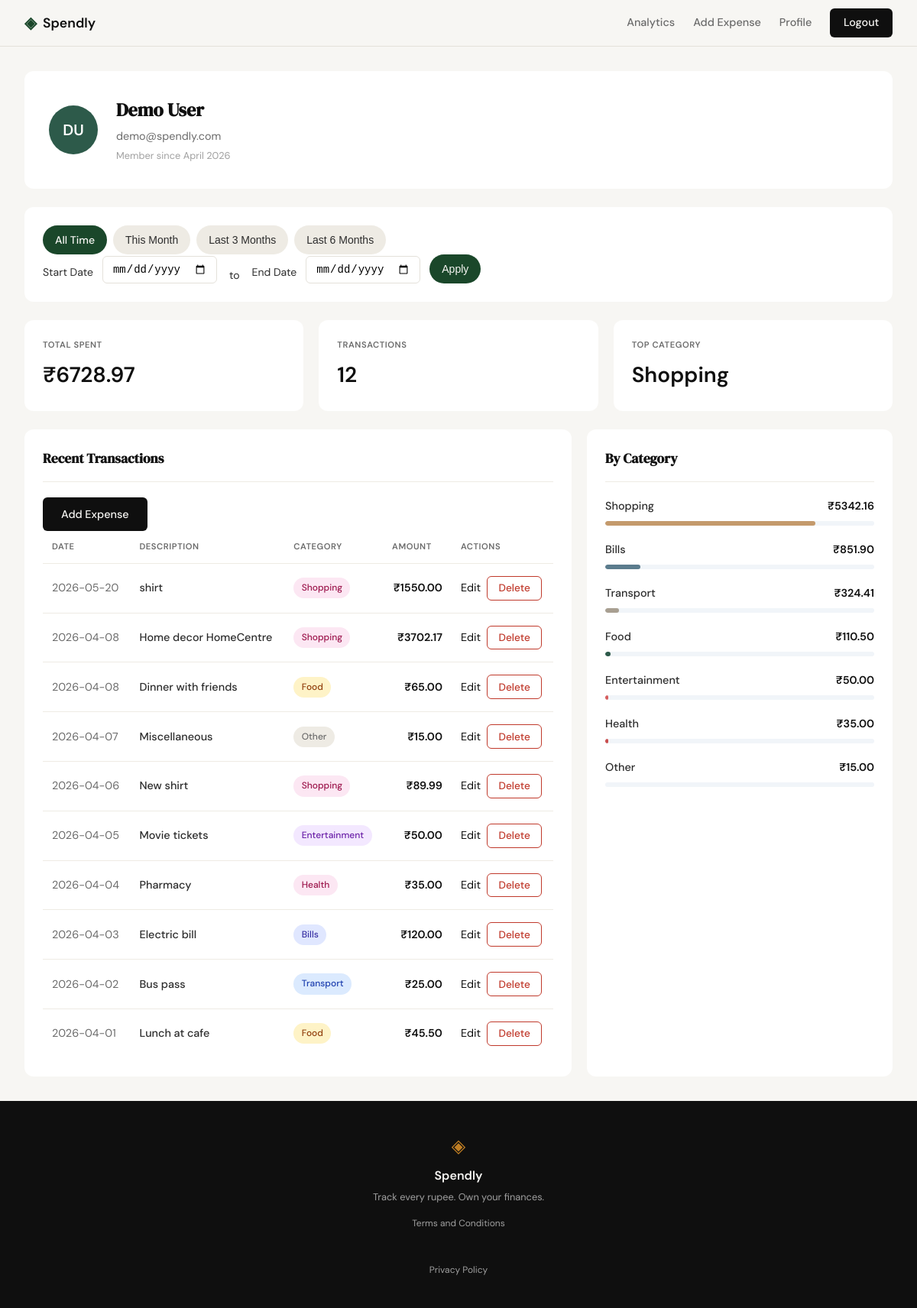
Screenshot of /profile (signed in) with the database file from the repository.
### tables this page shows
CREATE TABLE users (
            id INTEGER PRIMARY KEY AUTOINCREMENT,
            name TEXT NOT NULL,
            email TEXT UNIQUE NOT NULL,
            password_hash TEXT NOT NULL,
            created_at TEXT DEFAULT (datetime('now'))
        );

CREATE TABLE expenses (
            id INTEGER PRIMARY KEY AUTOINCREMENT,
            user_id INTEGER NOT NULL,
            amount REAL NOT NULL,
            category TEXT NOT NULL,
            date TEXT NOT NULL,
            description TEXT,
            created_at TEXT DEFAULT (datetime('now')),
            FOREIGN KEY (user_id) REFERENCES users(id)
        );

### app.py (the view)
@app.route("/profile")
def profile():
    if not session.get("user_id"):
        return redirect(url_for("login"))
    user_id = session["user_id"]
    start_date = request.args.get('start_date', type=str)
    end_date = request.args.get('end_date', type=str)
    if not is_valid_date(start_date):
        start_date = None
    if not is_valid_date(end_date):
        end_date = None
    if start_date and end_date and start_date > end_date:
        flash("Start date must be before end date.", "error")
        start_date = None
        end_date = None
    user = get_user_by_id(user_id)
    if user is None:
        session.clear()
        return redirect(url_for("login"))
    stats = get_summary_stats(user_id, start_date=start_date, end_date=end_date)
    transactions = get_recent_transactions(user_id, start_date=start_date, end_date=end_date)
    categories = get_category_breakdown(user_id, start_date=start_date, end_date=end_date)
    return render_template("profile.html",
                          user=user, stats=stats,
                          transactions=transactions, categories=categories,
                          start_date=start_date, end_date=end_date)

### database/db.py (called while the page is built, shortened)
def is_valid_date(date_str):
    if not date_str or date_str == '':
        return True  # Empty string means no filter

def get_db():
    conn = sqlite3.connect(DATABASE)
    conn.row_factory = sqlite3.Row
    conn.execute("PRAGMA foreign_keys = ON")
    return conn

### database/queries.py (called while the page is built)
def get_user_by_id(user_id):
    conn = get_db()
    cursor = conn.cursor()
    cursor.execute(
        "SELECT id, name, email, created_at FROM users WHERE id = ?",
        (user_id,)
    )
    user = cursor.fetchone()
    conn.close()
    if user is None:
        return None
    try:
        date_obj = datetime.strptime(user['created_at'], '%Y-%m-%d %H:%M:%S')
        member_since = date_obj.strftime('%B %Y')
    except ValueError:
        member_since = user['created_at'][:7]  # Just YYYY-MM
    return {
        'id': user['id'],
        'name': user['name'],
        'email': user['email'],
        'member_since': member_since,
        'initials': ''.join([part[0].upper() for part in user['name'].split()[:2]]) or 'U'
    }

### templates/profile.html (shortened to what this page needs)
{% extends "base.html" %}
{% block content %}
<div class="profile-page">
    <div class="profile-header-card">
        <div class="profile-avatar">{{ user.initials }}</div>
        <div class="profile-details">
            <h1 class="profile-name">{{ user.name }}</h1>
            <p class="profile-email">{{ user.email }}</p>
            <p class="profile-member">Member since {{ user.member_since }}</p>
        </div>
    </div>
    <div class="date-filter-card">
        <form method="GET" action="{{ url_for('profile') }}" id="date-filter-form">
            <div class="preset-buttons">
                <a href="{{ url_for('profile') }}" class="preset-btn" data-preset="all-time">All Time</a>
                <button type="button" class="preset-btn" data-preset="this-month">This Month</button>
                <button type="button" class="preset-btn" data-preset="last-3-months">Last 3 Months</button>
                <button type="button" class="preset-btn" data-preset="last-6-months">Last 6 Months</button>
            </div>
            <div class="date-inputs">
                <label for="start_date">Start Date</label>
                <input type="date" id="start_date" name="start_date" value="{{ start_date or '' }}">
                <span class="date-separator">to</span>
                <label for="end_date">End Date</label>
                <input type="date" id="end_date" name="end_date" value="{{ end_date or '' }}">
                <button type="submit" class="apply-btn">Apply</button>
            </div>
        </form>
    </div>
    <div class="stats-row">
        <div class="stat-card">
            <span class="stat-label">TOTAL SPENT</span>
            <span class="stat-value">₹{{ "%.2f"|format(stats.total_spent) }}</span>
        </div>
        <div class="stat-card">
            <span class="stat-label">TRANSACTIONS</span>
            <span class="stat-value">{{ stats.transaction_count }}</span>
        </div>
        <div class="stat-card">
            <span class="stat-label">TOP CATEGORY</span>
            <span class="stat-value">{{ stats.top_category }}</span>
        </div>
    </div>
    <div class="profile-bottom">
        <div class="transactions-card">
            <div class="card-header">
                <h2 class="card-title">Recent Transactions</h2>
                <a href="{{ url_for('add_expense') }}" class="btn btn-primary">Add Expense</a>
            </div>
            <table class="transactions-table">
                <thead>
                    <tr>
                        <th>DATE</th>
                        <th>DESCRIPTION</th>
                        <th>CATEGORY</th>
                        <th class="amount-header">AMOUNT</th>
                        <th>Actions</th>
                    </tr>
                </thead>
                <tbody>
                    {% for tx in transactions %}
                    <tr>
                        <td class="date-cell">{{ tx.date }}</td>
                        <td class="desc-cell">{{ tx.description }}</td>
                        <td class="category-cell"><span class="badge badge-{{ tx.category|lower }}">{{ tx.category }}</span></td>
                        <td class="amount-cell">₹{{ "%.2f"|format(tx.amount) }}</td>
                        <td class="actions-cell"><div class="actions-group"><a href="{{ url_for('edit_expense', id=tx.id) }}" class="action-link">Edit</a><form method="POST" action="{{ url_for('delete_expense', id=tx.id) }}" style="display:inline" class="action-form" onsubmit="return confirm('Delete this expense?')"><button type="submit" class="btn btn-delete">Delete</button></form></div></td>
                    </tr>
                    {% endfor %}
                </tbody>
            </table>
        </div>
        <div class="categories-card">
            <h2 class="card-title">By Category</h2>
            <div class="categories-list">
                {% for cat in categories %}
                <div class="category-item">
                    <div class="category-header">
                        <span class="category-name">{{ cat.name }}</span>
                        <span class="category-amount">₹{{ "%.2f"|format(cat.amount) }}</span>
                    </div>
                    <div class="category-bar-bg">
                        <div class="category-bar category-bar-{{ cat.class }}" style="width: {{ cat.pct }}%"></div>
                    </div>
                </div>
                {% endfor %}
            </div>
        </div>
    </div>
</div>
{% endblock %}

### templates/base.html (shortened to what this page needs)
<!DOCTYPE html>
<html lang="en">
<head>
    <link rel="stylesheet" href="{{ url_for('static', filename='css/style.css') }}">
</head>
<body>
    <nav class="navbar">
        <div class="nav-inner">
            <a href="{{ url_for('landing') }}" class="nav-brand">
                <span class="brand-icon">◈</span>
                <span class="brand-name">Spendly</span>
            </a>
            <div class="nav-links">
                {% if session.get('user_id') %}
                    <a href="{{ url_for('analytics') }}" class="{% if request.path == '/analytics' %}active{% endif %}">Analytics</a>
                    <a href="{{ url_for('add_expense') }}">Add Expense</a>
                    <a href="{{ url_for('profile') }}">Profile</a>
                    <a href="{{ url_for('logout') }}" class="nav-cta">Logout</a>
                {% else %}
                    <a href="{{ url_for('login') }}">Sign in</a>
                    <a href="{{ url_for('register') }}" class="nav-cta">Get started</a>
                {% endif %}
            </div>
        </div>
    </nav>
    <main class="main-content">
        {% block content %}{% endblock %}
    </main>
    <footer class="footer">
        <div class="footer-inner">
            <span class="brand-icon">◈</span>
            <span class="footer-name">Spendly</span>
            <p class="footer-copy">Track every rupee. Own your finances.</p>
            <div class="footer-links">
                <a href="{{ url_for('terms') }}">Terms and Conditions</a><br>
                <a href="{{ url_for('privacy') }}">Privacy Policy</a>
            </div>
        </div>
    </footer>
</body>
</html>

### templates/profile.html (style rules this page uses)
.date-filter-card { background: var(--paper-card); border-radius: var(--radius-md); padding: 1.5rem; margin-bottom: 1.5rem; display: flex; flex-wrap: wrap; gap: 1rem; align-items: center; }
.preset-buttons { display: flex; gap: 0.5rem; flex-wrap: wrap; }
.preset-btn { background: var(--border-soft); color: var(--ink-soft); border: none; padding: 0.5rem 1rem; border-radius: 50px; font-size: 0.875rem; font-weight: 500; cursor: pointer; transition: all 0.2s; white-space: nowrap; }
.preset-btn.active { background: var(--accent); color: var(--paper); }
.date-inputs { display: flex; flex-wrap: wrap; gap: 0.75rem; align-items: end; }
.date-inputs label { font-size: 0.875rem; color: var(--ink-soft); margin-bottom: 0.25rem; }
.date-inputs input[type="date"] { padding: 0.5rem 0.75rem; border: 1px solid var(--border); border-radius: var(--radius-sm); font-size: 0.875rem; width: 150px; }
.date-separator { font-size: 0.875rem; color: var(--ink-soft); margin: 0 0.25rem; }
.apply-btn { background: var(--accent); color: var(--paper); border: none; padding: 0.5rem 1rem; border-radius: 50px; font-size: 0.875rem; font-weight: 500; cursor: pointer; transition: background 0.2s; height: 38px; display: flex; align-items: center; }

### rows the page displays
users: name "Demo User", email "demo@spendly.com"
expenses: date "2026-05-20", description "shirt", category "Shopping", amount "1550.00"
expenses: date "2026-04-08", description "Home decor HomeCentre", category "Shopping", amount "3702.17"
expenses: date "2026-04-08", description "Dinner with friends", category "Food", amount "65.00"
expenses: date "2026-04-07", description "Miscellaneous", category "Other", amount "15.00", name "Other"
expenses: date "2026-04-06", description "New shirt", category "Shopping", amount "89.99"
expenses: date "2026-04-05", description "Movie tickets", category "Entertainment", amount "50.00", name "Entertainment", {{ cat.pct }} 1 (drawn)
expenses: date "2026-04-04", description "Pharmacy", category "Health", amount "35.00", name "Health", {{ cat.pct }} 1 (drawn)
expenses: date "2026-04-03", description "Electric bill", category "Bills", amount "120.00"
expenses: date "2026-04-02", description "Bus pass", category "Transport", amount "25.00"
expenses: date "2026-04-01", description "Lunch at cafe", category "Food", amount "45.50"

### other values shown
{{ user.initials }} "DU"
{{ user.member_since }} "April 2026"
{{ "%.2f"|format(stats.total_spent) }} "6728.97"
{{ stats.transaction_count }} "12"
{{ stats.top_category }} "Shopping"
{{ cat.name }} "Shopping" "Bills" "Transport" "Food"
{{ "%.2f"|format(cat.amount) }} "5342.16" "851.90" "324.41" "110.50"
